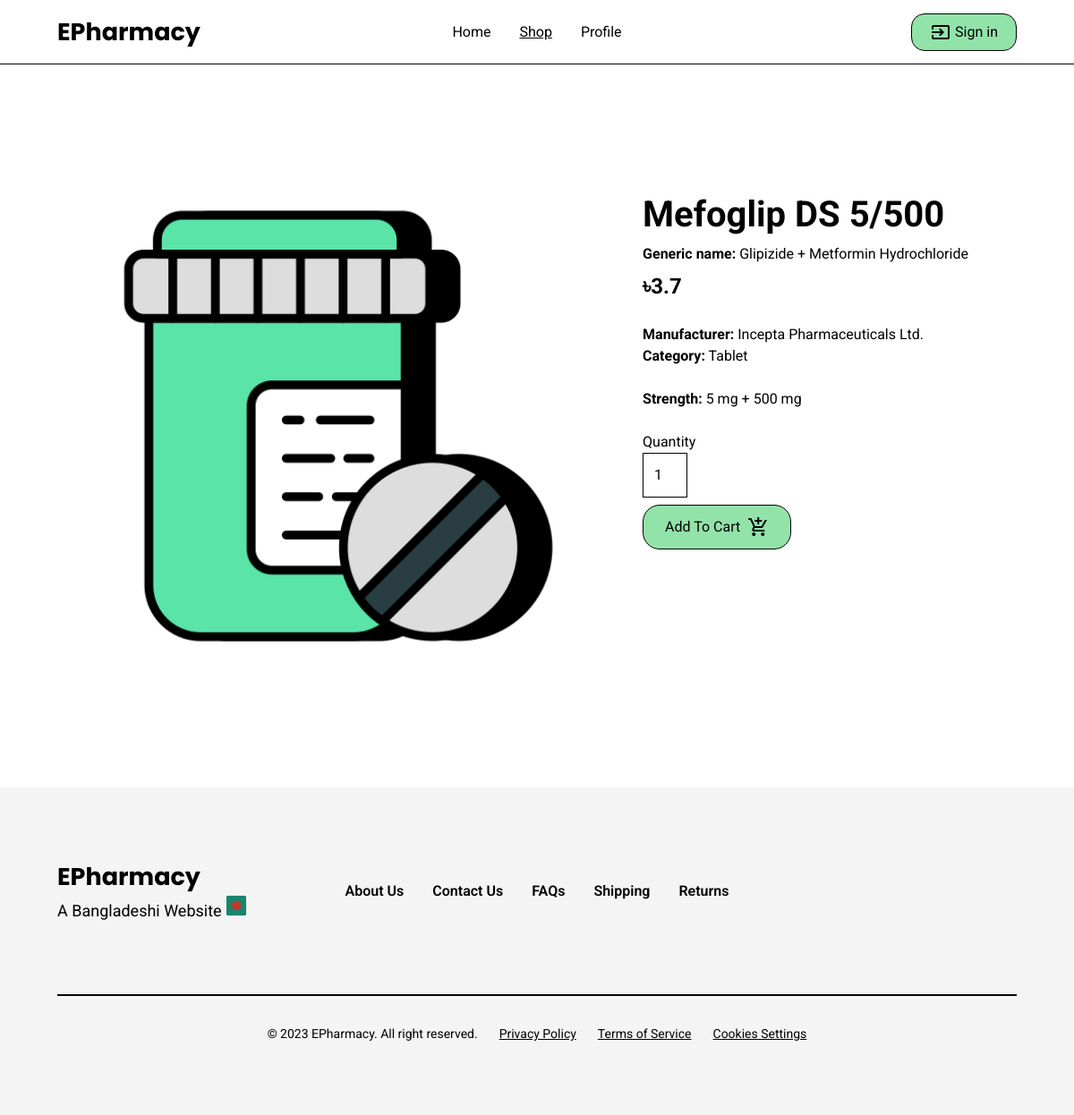
Page /view_product/1 on the committed database.
### app.py (models this page shows)
class Product_info(db.Model):
    productID = db.Column(db.Integer, primary_key=True)
    Manufacturer = db.Column(db.String(47), nullable=True)
    BrandName = db.Column(db.String(38), nullable=True)
    GenericName = db.Column(db.String(393), nullable=True)
    Strength = db.Column(db.String(265), nullable=True)
    Description = db.Column(db.String(26), nullable=True)
    Price = db.Column(db.String(72), nullable=True)

### app.py (the view)
@app.route('/view_product/<int:product_id>')
def view_product(product_id):
    product_detail = Product_info.query.get_or_404(product_id)
    if "google_id" in session:
        return render_template('product_details.html', name = session["name"], picture = session["picture"], product=product_detail)
    else:
        return render_template('product_details.html', product=product_detail)

### templates/product_details.html (shortened to what this page needs)
{% extends "layout.html" %}
{% block shop_active %}active{% endblock %}
{% block body %}
<div class="Products">
    <div class="Product">
        <div class="ProductHeader1">
            <div class="Content-product-details">
                <div class="Product-product-details">
                    <div class="Column1-product-details">
                        <img class="PlaceholderImage"
                            src="{{ url_for('static', filename='images/shop/' + product.Description.lower() + '.png') }}"
                            loading="lazy" />
                    </div>
                </div>
                <div class="Column2-product-details">
                    <div class="ProductDescription">
                        <div class="ProductName">
                            <div class="Heading-product-details">{{ product.BrandName }}</div>
                            <div class="Text-product-details">
                                <b>Generic name:</b> {{ product.GenericName }}
                            </div>
                            <div class="Price-product-details">৳{{ product.Price }} </div>
                        </div>
                        <div class="Text-product-details">
                            <b>Manufacturer:</b> {{ product.Manufacturer }}
                            <br>
                            <b>Category:</b> {{ product.Description }}
                        </div>
                        <div class="Variant"><b>Strength:</b> {{ product.Strength }}</div>
                        <div class="form-product-details">
                        <form
                            action="{{ url_for('add_to_cart', product_id=product.productID, redirect_url=request.url) }}"
                            method="post">
                                <div class="Quantity">Quantity</div>
                                <div class="TextInput">
                                    <input class="Placeholder" type="number" name="quantity" value="1" min="1">
                                </div>
                            <div class="FormSubmit">
                                <button class="Button-product-details" type="submit" value="Add to Cart">
                                    <div class="Button-text">Add To Cart </div>
                                    <span class="material-symbols-outlined">
                                    </span>
                                </button>
                            </div>
                        </form>
                    </div>
                    </div>
                </div>
            </div>
        </div>
    </div>
</div>
{% endblock %}

### static/styles.css (style rules this page uses)
* { margin: 0; padding: 0; box-sizing: border-box; text-decoration: none; list-style: none; font-family: 'Roboto', sans-serif; color: var(--black-color); }
:root { --black-color: #000000; --white-color: #FFFFFF; --light-grey-color: #F4F4F4; --light-green-color: #92E3A9; --pale-green-color: #def7e5; --light-red-color: #FF725E; --pale-red-color: #ffd5cf; --light-blue-color: #79a3ff; --pale-blue-color: #b3caff; }
html { scroll-padding-top: 72px; overflow-x: hidden; scroll-behavior: smooth; height: 100%; width: 100%; }
body { overflow-x: hidden; overflow-y: hidden; box-sizing: inherit; min-height: 100%; width: 100%; }
.material-symbols-outlined { font-variation-settings: 'FILL' 0, 'wght' 400, 'GRAD' 0, 'opsz' 24 }
.Products { width: 100%; justify-content: center; align-items: center; display: inline-flex; }
.Product { align-self: stretch; padding: 32px 0; width: 1440px; justify-content: flex-start; align-items: center; display: inline-flex; flex-direction: column; }
.ProductHeader1 { width: 1440px; padding: 112px 64px; background: white; flex-direction: column; justify-content: flex-start; align-items: center; gap: 24px; display: inline-flex; }
.Content-product-details { align-self: stretch; justify-content: center; align-items: flex-start; gap: 80px; display: inline-flex; }
.Product-product-details { justify-content: flex-start; align-items: flex-start; gap: 16px; display: flex; }
.Column1-product-details { justify-content: flex-start; align-items: flex-start; display: flex; }
.PlaceholderImage { width: 520px; object-fit: contain; }
.Column2-product-details { flex-direction: column; justify-content: flex-start; align-items: flex-start; gap: 32px; display: inline-flex; }
.ProductDescription { align-self: stretch; flex-direction: column; justify-content: flex-start; align-items: flex-start; gap: 24px; display: flex; }
.ProductName { flex-direction: column; justify-content: flex-start; align-items: flex-start; gap: 8px; display: flex; }
.Heading-product-details { font-size: 40px; font-weight: 700; line-height: 48px; word-wrap: break-word; }
.Price-product-details { font-size: 24px; font-weight: 700; line-height: 33.60px; word-wrap: break-word; }
.Text-product-details { align-self: stretch; font-size: 16px; font-weight: 400; line-height: 24px; word-wrap: break-word; }
.Variant { align-self: stretch; font-size: 16px; font-weight: 400; line-height: 24px; word-wrap: break-word; }
.Quantity { align-self: stretch; font-size: 16px; font-weight: 400; line-height: 24px; word-wrap: break-word; }
.TextInput { width: 50px; padding: 12px; background: white; border: 1px black solid; justify-content: flex-start; align-items: center; display: inline-flex; }
.Placeholder { flex: 1 1 0; font-size: 16px; font-weight: 400; line-height: 24px; word-wrap: break-word; border: none; outline: none; width: 100%; }
.FormSubmit { align-self: stretch; padding-top: 8px; flex-direction: column; justify-content: flex-start; align-items: flex-start; gap: 16px; display: flex; }
.Button-product-details { align-self: stretch; padding-left: 24px; padding-right: 24px; padding-top: 12px; padding-bottom: 12px; background: #92E3A9; border-radius: 19px; border: 1px black solid; justify-content: center; align-items: center; gap: 8px; display: inline-flex; }
.Button-text { font-size: 16px; font-weight: 400; line-height: 24px; word-wrap: break-word; }

### rows in the picture
Product_info: BrandName "Mefoglip DS 5/500", GenericName "Glipizide + Metformin Hydrochloride", Price "3.7", Manufacturer "Incepta Pharmaceuticals Ltd.", Description "Tablet", Strength "5 mg + 500 mg"
